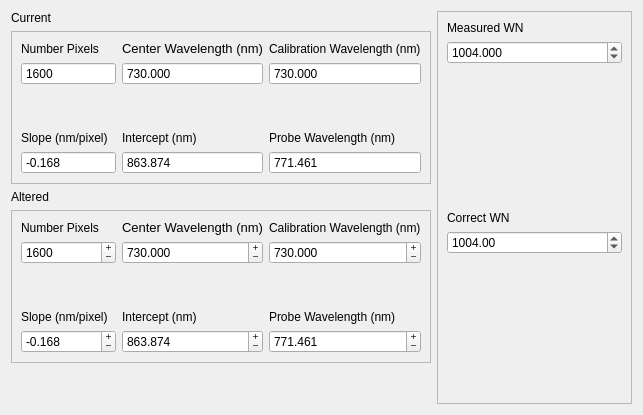
<?xml version="1.0" encoding="UTF-8"?>
<ui version="4.0">
 <class>Form</class>
 <widget class="QWidget" name="Form">
  <property name="geometry">
   <rect>
    <x>0</x>
    <y>0</y>
    <width>643</width>
    <height>415</height>
   </rect>
  </property>
  <property name="windowTitle">
   <string>Form</string>
  </property>
  <property name="styleSheet">
   <string notr="true">font: 10pt &quot;Arial&quot;;</string>
  </property>
  <layout class="QHBoxLayout" name="horizontalLayout">
   <item>
    <layout class="QVBoxLayout" name="verticalLayout">
     <item>
      <widget class="QLabel" name="label_13">
       <property name="text">
        <string>Current</string>
       </property>
      </widget>
     </item>
     <item>
      <widget class="QFrame" name="frame">
       <property name="frameShape">
        <enum>QFrame::StyledPanel</enum>
       </property>
       <property name="frameShadow">
        <enum>QFrame::Plain</enum>
       </property>
       <property name="lineWidth">
        <number>2</number>
       </property>
       <layout class="QGridLayout" name="gridLayout_2">
        <item row="0" column="0">
         <widget class="QLabel" name="label">
          <property name="text">
           <string>Number Pixels</string>
          </property>
         </widget>
        </item>
        <item row="2" column="0">
         <spacer name="verticalSpacer">
          <property name="orientation">
           <enum>Qt::Vertical</enum>
          </property>
          <property name="sizeHint" stdset="0">
           <size>
            <width>20</width>
            <height>40</height>
           </size>
          </property>
         </spacer>
        </item>
        <item row="1" column="0">
         <widget class="QSpinBox" name="spinBoxNPix">
          <property name="readOnly">
           <bool>true</bool>
          </property>
          <property name="buttonSymbols">
           <enum>QAbstractSpinBox::NoButtons</enum>
          </property>
          <property name="keyboardTracking">
           <bool>false</bool>
          </property>
          <property name="minimum">
           <number>1</number>
          </property>
          <property name="maximum">
           <number>100000</number>
          </property>
          <property name="value">
           <number>1600</number>
          </property>
         </widget>
        </item>
        <item row="0" column="1">
         <widget class="QLabel" name="label_2">
          <property name="font">
           <font>
            <family>Arial</family>
            <pointsize>10</pointsize>
            <weight>50</weight>
            <italic>false</italic>
            <bold>false</bold>
           </font>
          </property>
          <property name="text">
           <string>Center Wavelength (nm)</string>
          </property>
         </widget>
        </item>
        <item row="0" column="2">
         <widget class="QLabel" name="label_3">
          <property name="text">
           <string>Calibration Wavelength (nm)</string>
          </property>
         </widget>
        </item>
        <item row="1" column="1">
         <widget class="QDoubleSpinBox" name="spinBoxCenterWL">
          <property name="readOnly">
           <bool>true</bool>
          </property>
          <property name="buttonSymbols">
           <enum>QAbstractSpinBox::NoButtons</enum>
          </property>
          <property name="keyboardTracking">
           <bool>false</bool>
          </property>
          <property name="decimals">
           <number>3</number>
          </property>
          <property name="maximum">
           <double>1000000.000000000000000</double>
          </property>
          <property name="singleStep">
           <double>100.000000000000000</double>
          </property>
          <property name="value">
           <double>730.000000000000000</double>
          </property>
         </widget>
        </item>
        <item row="1" column="2">
         <widget class="QDoubleSpinBox" name="spinBoxCalibWL">
          <property name="readOnly">
           <bool>true</bool>
          </property>
          <property name="buttonSymbols">
           <enum>QAbstractSpinBox::NoButtons</enum>
          </property>
          <property name="keyboardTracking">
           <bool>false</bool>
          </property>
          <property name="decimals">
           <number>3</number>
          </property>
          <property name="maximum">
           <double>10000.000000000000000</double>
          </property>
          <property name="value">
           <double>730.000000000000000</double>
          </property>
         </widget>
        </item>
        <item row="3" column="0">
         <widget class="QLabel" name="label_4">
          <property name="text">
           <string>Slope (nm/pixel)</string>
          </property>
         </widget>
        </item>
        <item row="4" column="0">
         <widget class="QDoubleSpinBox" name="spinBoxSlope">
          <property name="readOnly">
           <bool>true</bool>
          </property>
          <property name="buttonSymbols">
           <enum>QAbstractSpinBox::NoButtons</enum>
          </property>
          <property name="decimals">
           <number>3</number>
          </property>
          <property name="minimum">
           <double>-100000.000000000000000</double>
          </property>
          <property name="maximum">
           <double>100000.000000000000000</double>
          </property>
          <property name="value">
           <double>-0.168000000000000</double>
          </property>
         </widget>
        </item>
        <item row="3" column="1">
         <widget class="QLabel" name="label_5">
          <property name="text">
           <string>Intercept (nm)</string>
          </property>
         </widget>
        </item>
        <item row="4" column="1">
         <widget class="QDoubleSpinBox" name="spinBoxIntercept">
          <property name="readOnly">
           <bool>true</bool>
          </property>
          <property name="buttonSymbols">
           <enum>QAbstractSpinBox::NoButtons</enum>
          </property>
          <property name="decimals">
           <number>3</number>
          </property>
          <property name="minimum">
           <double>-1000000.000000000000000</double>
          </property>
          <property name="maximum">
           <double>1000000.000000000000000</double>
          </property>
          <property name="value">
           <double>863.874000000000024</double>
          </property>
         </widget>
        </item>
        <item row="3" column="2">
         <widget class="QLabel" name="label_6">
          <property name="text">
           <string>Probe Wavelength (nm)</string>
          </property>
         </widget>
        </item>
        <item row="4" column="2">
         <widget class="QDoubleSpinBox" name="spinBoxProbeWL">
          <property name="readOnly">
           <bool>true</bool>
          </property>
          <property name="buttonSymbols">
           <enum>QAbstractSpinBox::NoButtons</enum>
          </property>
          <property name="decimals">
           <number>3</number>
          </property>
          <property name="maximum">
           <double>10000.000000000000000</double>
          </property>
          <property name="value">
           <double>771.461000000000013</double>
          </property>
         </widget>
        </item>
       </layout>
      </widget>
     </item>
     <item>
      <widget class="QLabel" name="label_14">
       <property name="text">
        <string>Altered</string>
       </property>
      </widget>
     </item>
     <item>
      <widget class="QFrame" name="frame_2">
       <property name="frameShape">
        <enum>QFrame::StyledPanel</enum>
       </property>
       <property name="frameShadow">
        <enum>QFrame::Plain</enum>
       </property>
       <property name="lineWidth">
        <number>2</number>
       </property>
       <layout class="QGridLayout" name="gridLayout_3">
        <item row="0" column="0">
         <widget class="QLabel" name="label_7">
          <property name="text">
           <string>Number Pixels</string>
          </property>
         </widget>
        </item>
        <item row="2" column="0">
         <spacer name="verticalSpacer_2">
          <property name="orientation">
           <enum>Qt::Vertical</enum>
          </property>
          <property name="sizeHint" stdset="0">
           <size>
            <width>20</width>
            <height>40</height>
           </size>
          </property>
         </spacer>
        </item>
        <item row="1" column="0">
         <widget class="QSpinBox" name="spinBoxNPix_2">
          <property name="frame">
           <bool>true</bool>
          </property>
          <property name="readOnly">
           <bool>false</bool>
          </property>
          <property name="buttonSymbols">
           <enum>QAbstractSpinBox::PlusMinus</enum>
          </property>
          <property name="keyboardTracking">
           <bool>false</bool>
          </property>
          <property name="minimum">
           <number>1</number>
          </property>
          <property name="maximum">
           <number>100000</number>
          </property>
          <property name="value">
           <number>1600</number>
          </property>
         </widget>
        </item>
        <item row="0" column="1">
         <widget class="QLabel" name="label_8">
          <property name="font">
           <font>
            <family>Arial</family>
            <pointsize>10</pointsize>
            <weight>50</weight>
            <italic>false</italic>
            <bold>false</bold>
           </font>
          </property>
          <property name="text">
           <string>Center Wavelength (nm)</string>
          </property>
         </widget>
        </item>
        <item row="0" column="2">
         <widget class="QLabel" name="label_9">
          <property name="text">
           <string>Calibration Wavelength (nm)</string>
          </property>
         </widget>
        </item>
        <item row="1" column="1">
         <widget class="QDoubleSpinBox" name="spinBoxCenterWL_2">
          <property name="frame">
           <bool>true</bool>
          </property>
          <property name="readOnly">
           <bool>false</bool>
          </property>
          <property name="buttonSymbols">
           <enum>QAbstractSpinBox::PlusMinus</enum>
          </property>
          <property name="keyboardTracking">
           <bool>false</bool>
          </property>
          <property name="decimals">
           <number>3</number>
          </property>
          <property name="maximum">
           <double>1000000.000000000000000</double>
          </property>
          <property name="singleStep">
           <double>100.000000000000000</double>
          </property>
          <property name="value">
           <double>730.000000000000000</double>
          </property>
         </widget>
        </item>
        <item row="1" column="2">
         <widget class="QDoubleSpinBox" name="spinBoxCalibWL_2">
          <property name="frame">
           <bool>true</bool>
          </property>
          <property name="readOnly">
           <bool>false</bool>
          </property>
          <property name="buttonSymbols">
           <enum>QAbstractSpinBox::PlusMinus</enum>
          </property>
          <property name="keyboardTracking">
           <bool>false</bool>
          </property>
          <property name="decimals">
           <number>3</number>
          </property>
          <property name="maximum">
           <double>10000.000000000000000</double>
          </property>
          <property name="value">
           <double>730.000000000000000</double>
          </property>
         </widget>
        </item>
        <item row="3" column="0">
         <widget class="QLabel" name="label_10">
          <property name="text">
           <string>Slope (nm/pixel)</string>
          </property>
         </widget>
        </item>
        <item row="4" column="0">
         <widget class="QDoubleSpinBox" name="spinBoxSlope_2">
          <property name="frame">
           <bool>true</bool>
          </property>
          <property name="readOnly">
           <bool>false</bool>
          </property>
          <property name="buttonSymbols">
           <enum>QAbstractSpinBox::PlusMinus</enum>
          </property>
          <property name="decimals">
           <number>3</number>
          </property>
          <property name="minimum">
           <double>-100000.000000000000000</double>
          </property>
          <property name="maximum">
           <double>100000.000000000000000</double>
          </property>
          <property name="value">
           <double>-0.168000000000000</double>
          </property>
         </widget>
        </item>
        <item row="3" column="1">
         <widget class="QLabel" name="label_11">
          <property name="text">
           <string>Intercept (nm)</string>
          </property>
         </widget>
        </item>
        <item row="4" column="1">
         <widget class="QDoubleSpinBox" name="spinBoxIntercept_2">
          <property name="frame">
           <bool>true</bool>
          </property>
          <property name="readOnly">
           <bool>false</bool>
          </property>
          <property name="buttonSymbols">
           <enum>QAbstractSpinBox::PlusMinus</enum>
          </property>
          <property name="decimals">
           <number>3</number>
          </property>
          <property name="minimum">
           <double>-1000000.000000000000000</double>
          </property>
          <property name="maximum">
           <double>1000000.000000000000000</double>
          </property>
          <property name="value">
           <double>863.874000000000024</double>
          </property>
         </widget>
        </item>
        <item row="3" column="2">
         <widget class="QLabel" name="label_12">
          <property name="text">
           <string>Probe Wavelength (nm)</string>
          </property>
         </widget>
        </item>
        <item row="4" column="2">
         <widget class="QDoubleSpinBox" name="spinBoxProbeWL_2">
          <property name="frame">
           <bool>true</bool>
          </property>
          <property name="readOnly">
           <bool>false</bool>
          </property>
          <property name="buttonSymbols">
           <enum>QAbstractSpinBox::PlusMinus</enum>
          </property>
          <property name="decimals">
           <number>3</number>
          </property>
          <property name="maximum">
           <double>10000.000000000000000</double>
          </property>
          <property name="value">
           <double>771.461000000000013</double>
          </property>
         </widget>
        </item>
       </layout>
      </widget>
     </item>
     <item>
      <spacer name="verticalSpacer_5">
       <property name="orientation">
        <enum>Qt::Vertical</enum>
       </property>
       <property name="sizeHint" stdset="0">
        <size>
         <width>20</width>
         <height>40</height>
        </size>
       </property>
      </spacer>
     </item>
    </layout>
   </item>
   <item>
    <widget class="QFrame" name="frame_3">
     <property name="frameShape">
      <enum>QFrame::StyledPanel</enum>
     </property>
     <property name="frameShadow">
      <enum>QFrame::Plain</enum>
     </property>
     <property name="lineWidth">
      <number>2</number>
     </property>
     <layout class="QVBoxLayout" name="verticalLayout_2">
      <item>
       <widget class="QLabel" name="label_15">
        <property name="text">
         <string>Measured WN</string>
        </property>
       </widget>
      </item>
      <item>
       <widget class="QDoubleSpinBox" name="spinBoxMeas">
        <property name="decimals">
         <number>3</number>
        </property>
        <property name="maximum">
         <double>10000000.000000000000000</double>
        </property>
        <property name="value">
         <double>1004.000000000000000</double>
        </property>
       </widget>
      </item>
      <item>
       <spacer name="verticalSpacer_3">
        <property name="orientation">
         <enum>Qt::Vertical</enum>
        </property>
        <property name="sizeHint" stdset="0">
         <size>
          <width>20</width>
          <height>40</height>
         </size>
        </property>
       </spacer>
      </item>
      <item>
       <widget class="QLabel" name="label_16">
        <property name="text">
         <string>Correct WN</string>
        </property>
       </widget>
      </item>
      <item>
       <widget class="QDoubleSpinBox" name="spinBoxCorrect">
        <property name="maximum">
         <double>10000000.000000000000000</double>
        </property>
        <property name="value">
         <double>1004.000000000000000</double>
        </property>
       </widget>
      </item>
      <item>
       <spacer name="verticalSpacer_4">
        <property name="orientation">
         <enum>Qt::Vertical</enum>
        </property>
        <property name="sizeHint" stdset="0">
         <size>
          <width>20</width>
          <height>40</height>
         </size>
        </property>
       </spacer>
      </item>
     </layout>
    </widget>
   </item>
  </layout>
 </widget>
 <resources/>
 <connections/>
</ui>
